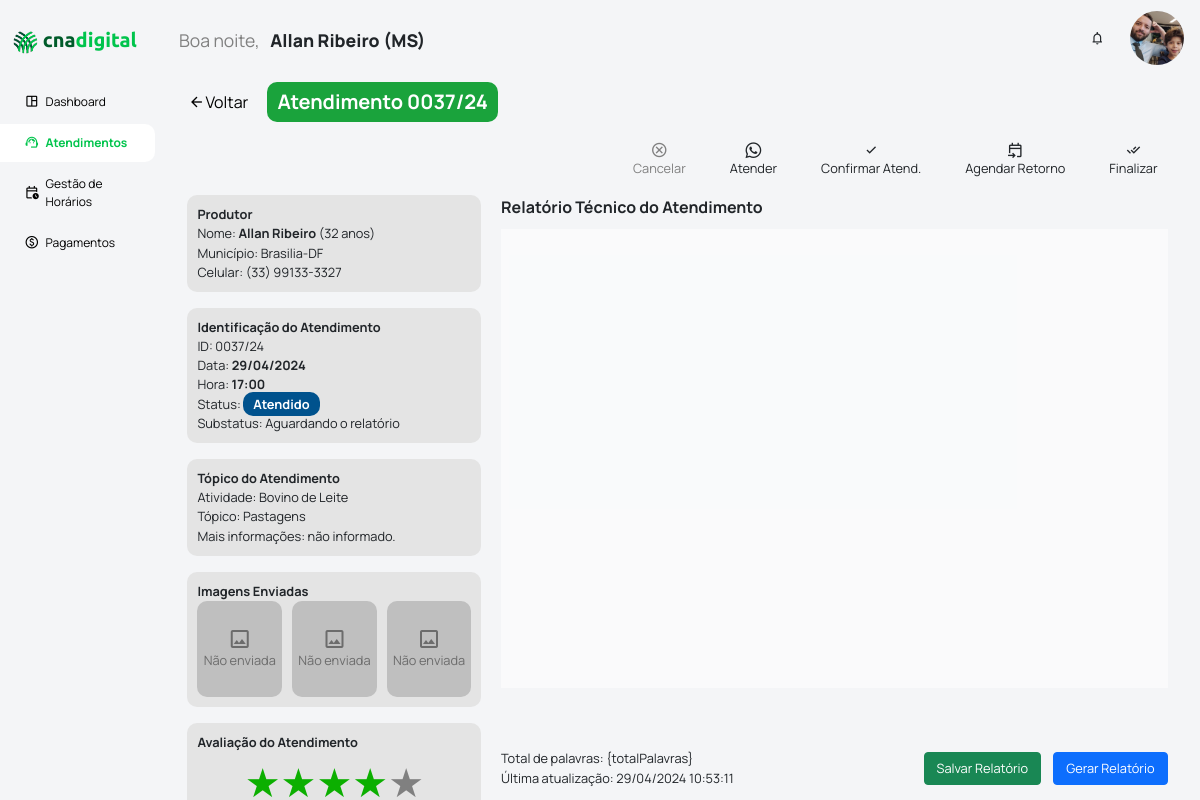
Before: /tecnico/atendimentos/atendimento/37/ (signed in) with the older database file.
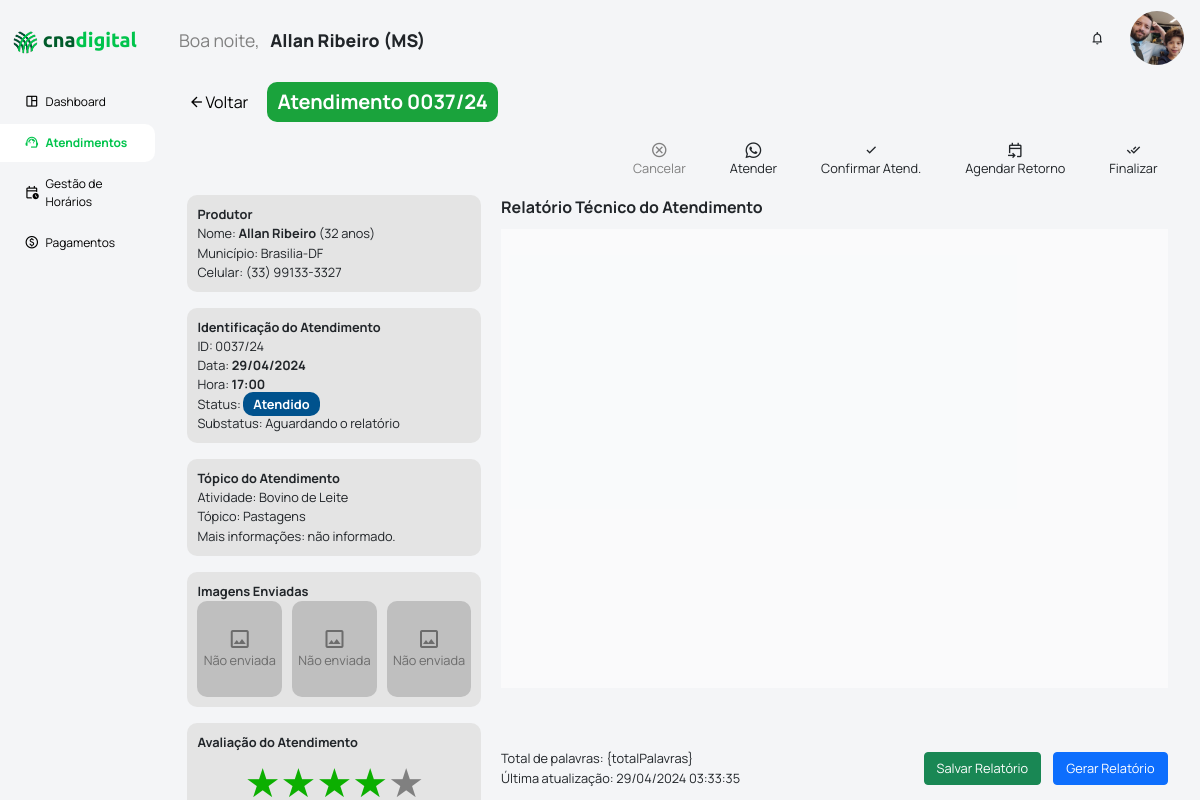
After: the same page with the newer database file.
### apps/modulo_admin/models.py (models this page shows, shortened)
class Atendimento(models.Model):
    data_registro = models.DateTimeField(auto_now_add=True)
    data_ultima_atualizacao = models.DateTimeField(auto_now=True)
    regional = models.CharField(max_length=2, choices=LISTA_UFS_SIGLAS, null=False, blank=False, default='MS')
    tecnico = models.ForeignKey(Usuario, on_delete=models.SET_NULL, null=True, blank=True, related_name='tecnico_atendimento')
    produtor = models.ForeignKey(Usuario, on_delete=models.SET_NULL, null=True, blank=True, related_name='produtor_atendimento')
    atendimento_retorno = models.BooleanField(default=False)
    atendimento_retorno_justificativa = models.TextField(null=True, blank=True)
    atendimento_anterior = models.ForeignKey('self', on_delete=models.SET_NULL, null=True, blank=True, related_name='atendimentos_posteriores')
    data = models.DateField(null=False, blank=False)
    hora = models.CharField(max_length=5, null=False, blank=False)
    status = models.CharField(max_length=15, choices=STATUS_ATENDIMENTO, null=False, blank=False)
    substatus = models.CharField(max_length=60, choices=SUBSTATUS_ATENDIMENTO, null=True, blank=True)
    atividade_produtiva = models.CharField(max_length=120, choices=ATIVIDADE_PRODUTIVA, null=False, blank=False)
    topico = models.CharField(max_length=120, null=False, blank=False)
    mais_informacoes = models.TextField(null=True, blank=True)
    imagem01 = models.ImageField(null=True, blank=True)
    imagem02 = models.ImageField(null=True, blank=True)
    imagem03 = models.ImageField(null=True, blank=True)
    relatorio = models.TextField(null=True, blank=True)
    relatorio_atualizacao = models.DateTimeField(null=True, blank=True)
    del_status = models.BooleanField(default=False)
    del_data = models.DateTimeField(null=True, blank=True)
    del_cpf = models.CharField(max_length=14, null=True, blank=True)
    def atendimento_id(self):
        year_suffix = self.data.strftime('%y')
        id_str = str(self.id).zfill(4)
        return f"{id_str}/{year_suffix}"
    @classmethod
    def proxima_semana_agendamentos(cls, regional):
        data_inicio = timezone.now().date()
        data_fim = data_inicio + timedelta(days=7)
        agendamentos = cls.objects.filter(
            regional=regional,
            data__range=(data_inicio, data_fim),
            del_status=False
        ).exclude(
            status='cancelado'
        ).order_by('data', 'hora')
        lista_agendamentos = [(ag.data.strftime('%d/%m/%Y'), ag.hora) for ag in agendamentos]
        return lista_agendamentos

class Usuario(models.Model):
    user = models.OneToOneField(User, on_delete=models.CASCADE, related_name='usuario_relacionado')
    data_registro = models.DateTimeField(auto_now_add=True)
    data_ultima_atualizacao = models.DateTimeField(auto_now=True)
    cpf = models.CharField(max_length=14, null=False, blank=False, unique=True)
    nome_completo = models.CharField(max_length=100, null=False, blank=False)
    data_nascimento = models.DateField(null=True, blank=True)
    sexo = models.CharField(max_length=100, choices=GENERO_SEXUAL, null=False, blank=False)
    reside_cod_ibge = models.CharField(max_length=10, null=True, blank=True)
    celular = models.CharField(max_length=17, null=True, blank=True)
    email_pessoal = models.EmailField(max_length=40, null=True, blank=True)
    usuario_is_ativo = models.BooleanField(default=True, null=False, blank=False, db_index=True)
    del_status = models.BooleanField(default=False)
    del_data = models.DateTimeField(null=True, blank=True)
    del_cpf = models.CharField(max_length=14, null=True, blank=True)
    def primeiro_ultimo_nome(self):
        partes_nome = self.nome_completo.split()
        primeiro_nome = partes_nome[0]
        ultimo_nome = partes_nome[-1] if len(partes_nome) > 1 else ''
        return f"{primeiro_nome} {ultimo_nome}"
    def uf_municipio(self):
        if self.reside_cod_ibge:
            try:
                uf_municipio = UF_Municipio.objects.get(cod_ibge=self.reside_cod_ibge)
                return f"{uf_municipio.municipio}-{uf_municipio.uf_sigla}"
            except UF_Municipio.DoesNotExist:
                return "Código IBGE não encontrado"
        return "Código IBGE não informado"
    def regional_senar(self):
        try:
            vinculo = self.vinculo_tecnico_regional.get(is_ativo=True)
            return vinculo.regional
        except ObjectDoesNotExist:
            return "Nenhum vínculo ativo encontrado"
    def regional_senar_produtor(self):
        try:
            vinculo = self.vinculo_produtor_regional.get(is_ativo=True)
            return vinculo.regional
        except ObjectDoesNotExist:
            return "Nenhum vínculo ativo encontrado"
    def idade(self):
        if self.data_nascimento:
            hoje = date.today()  # Usando 'date.today()' corretamente
            idade = hoje.year - self.data_nascimento.year
            if (hoje.month, hoje.day) < (self.data_nascimento.month, self.data_nascimento.day):
                idade -= 1
            return idade
        return "Data de nascimento não informada"

class UF_Municipio(models.Model):
    cod_ibge = models.CharField(max_length=10, null=False, blank=False)
    uf_sigla = models.CharField(max_length=2, null=False, blank=False)
    uf = models.CharField(max_length=20, null=False, blank=False)
    municipio = models.CharField(max_length=35, null=False, blank=False)
    municipio_uf = models.CharField(max_length=40, null=False, blank=False)

### apps/modulo_tecnico/views.py (the view)
# urls.py: path('tecnico/atendimentos/atendimento/<int:id>/', tecnico_ficha_atendimento, name='tecnico_ficha_atendimento'),
def tecnico_ficha_atendimento(request, id):
    atendimento = Atendimento.objects.get(id=id)
    regional = request.user.usuario_relacionado.regional_senar_produtor()
    tecnico = request.user.usuario_relacionado
    horarios_tecnicos_dias_semana = HorariosAtendimentos.disponiveis().filter(regional=regional, tecnico=tecnico).values_list('dia_semana', 'horario').distinct()
    proxima_semana = get_next_week_days()
    horarios_tecnicos_datas = [(proxima_semana[dia], horario)
                             for dia, horario in horarios_tecnicos_dias_semana if dia in proxima_semana]
    agendamentos = Atendimento.proxima_semana_agendamentos(regional)
    horarios_disponiveis = [horario for horario in horarios_tecnicos_datas if horario not in agendamentos]
    datas_unicas = sorted(set(data for data, _ in horarios_disponiveis))
    datas_unicas = [datetime.strptime(data, '%d/%m/%Y') for data in datas_unicas]
    datas_unicas.sort()
    datas_unicas = [data.strftime('%d/%m/%Y') for data in datas_unicas]
    datas_choices = [('', '')]
    data_choices = datas_choices + [(data, data) for data in datas_unicas]
    formAtendimentoRetorno = AtendimentoForm(data_choices=data_choices)
    try:
        atendimentoConfirmacao = AtendimentoConfirmacao.objects.get(atendimento=atendimento)
    except AtendimentoConfirmacao.DoesNotExist:
        atendimentoConfirmacao = None
    conteudo = {
        'atendimento': atendimento,
        'atendimentoConfirmacao': atendimentoConfirmacao,
        'formAtendimentoRetorno': formAtendimentoRetorno,
        'horarios_disponiveis': horarios_disponiveis,
    }
    return render(request, 'modulo_tecnico/ficha_atendimento.html', conteudo)

### apps/modulo_admin/templatetags/saudacoes_filters.py (called while the page is built)
@register.filter(name='saudacao')
def saudacao(value):
    hora_atual = datetime.now().hour
    if 0 <= hora_atual < 12:
        return "Bom dia"
    elif 12 <= hora_atual < 18:
        return "Boa tarde"
    else:
        return "Boa noite"

### apps/modulo_tecnico/models.py (called while the page is built)
    @staticmethod
    def disponiveis():
        return HorariosAtendimentos.objects.annotate(
            disponivel=Case(
                When(tecnico__isnull=False, then=Value('Sim')),
                default=Value('Não'),
                output_field=CharField(),
            )
        ).filter(disponivel='Sim')

### templates/modulo_tecnico/ficha_atendimento.html (shortened to what the changed rows need)
{% extends '_partials/base_main.html' %}
{% load static %}
{% block extra_head %}
    <link rel="stylesheet" href="{% static '/styles/modulo_tecnico/ficha_atendimento.css' %}">
    <link rel="stylesheet" href="{% static '/styles/modulo_tecnico/offcanvas_agendar_retorno.css' %}">
    <link href="https://cdn.quilljs.com/1.3.6/quill.snow.css" rel="stylesheet">
    <link rel="stylesheet" href="https://cdnjs.cloudflare.com/ajax/libs/font-awesome/6.0.0-beta3/css/all.min.css">
{% endblock %}
{% block content %}
    <div class="container_page">
        <div class="barra_identificacao">
            <div class="barra_identificacao_parte">
                <span>Atendimento {{ atendimento.atendimento_id }}</span>
            </div>
        </div>
        <div class="container_atendimento">
            <div class="container_atendimento_infos">
                <div class="atendimento_produtor">
                    <span><b>Produtor</b></span>
                    <span>Nome: <b>{{ atendimento.produtor.primeiro_ultimo_nome }}</b> ({{ atendimento.produtor.idade }} anos)</span>
                    <span>Município: {{ atendimento.produtor.uf_municipio }}</span>
                    <span>Celular: {{ atendimento.produtor.celular }}</span>
                </div>
                <div class="atendimento_dados">
                    <span><b>Identificação do Atendimento</b></span>
                    <span>ID: {{ atendimento.atendimento_id }}</span>
                    <span>Data: <b>{{ atendimento.data|date:'d/m/Y' }}</b></span>
                    <span>Hora: <b>{{ atendimento.hora }}</b></span>
                    <span id="statusAtendimento" data-status="{{ atendimento.status }}">Status:
                        {% if atendimento.status == 'atendido' %}
                            <span class='status atendimento_atendido'>Atendido</span>
                        {% endif %}
                    </span>
                    <span>Substatus:
                        {{ atendimento.get_substatus_display }}
                    </span>
                </div>
                <div class="atendimento_dados">
                    <span><b>Tópico do Atendimento</b></span>
                    <span>Atividade: {{ atendimento.get_atividade_produtiva_display }}</span>
                    <span>Tópico: {{ atendimento.topico }}</span>
                    <span>Mais informações:
                        {% if atendimento.mais_informacoes %}
                            <br>{{ atendimento.mais_informacoes }}
                        {% else %}
                            não informado.
                        {% endif %}
                    </span>
                </div>
            </div>
            <div class="container_atendimento_relatorio">
                <div class="relatorio_botoes">
                    <div class="relatorio_botoes__infos">
                        <span id="contadorPalavras">Total de palavras: {totalPalavras}</span>
                        <span id="dataRelatorio">
                            Última atualização:
                            {% if atendimento.relatorio_atualizacao %}
                                {{ atendimento.relatorio_atualizacao|date:'d/m/Y h:i:s' }}
                            {% else %}
                                -
                            {% endif %}
                        </span>
                    </div>
                </div>
            </div>
        </div>
    </div>
{% endblock %}

Changed rows visible on the page:
changed Atendimento "Aguardando o relatório": relatorio_atualizacao "29/04/2024 10:53:11" → "29/04/2024 03:33:35"
